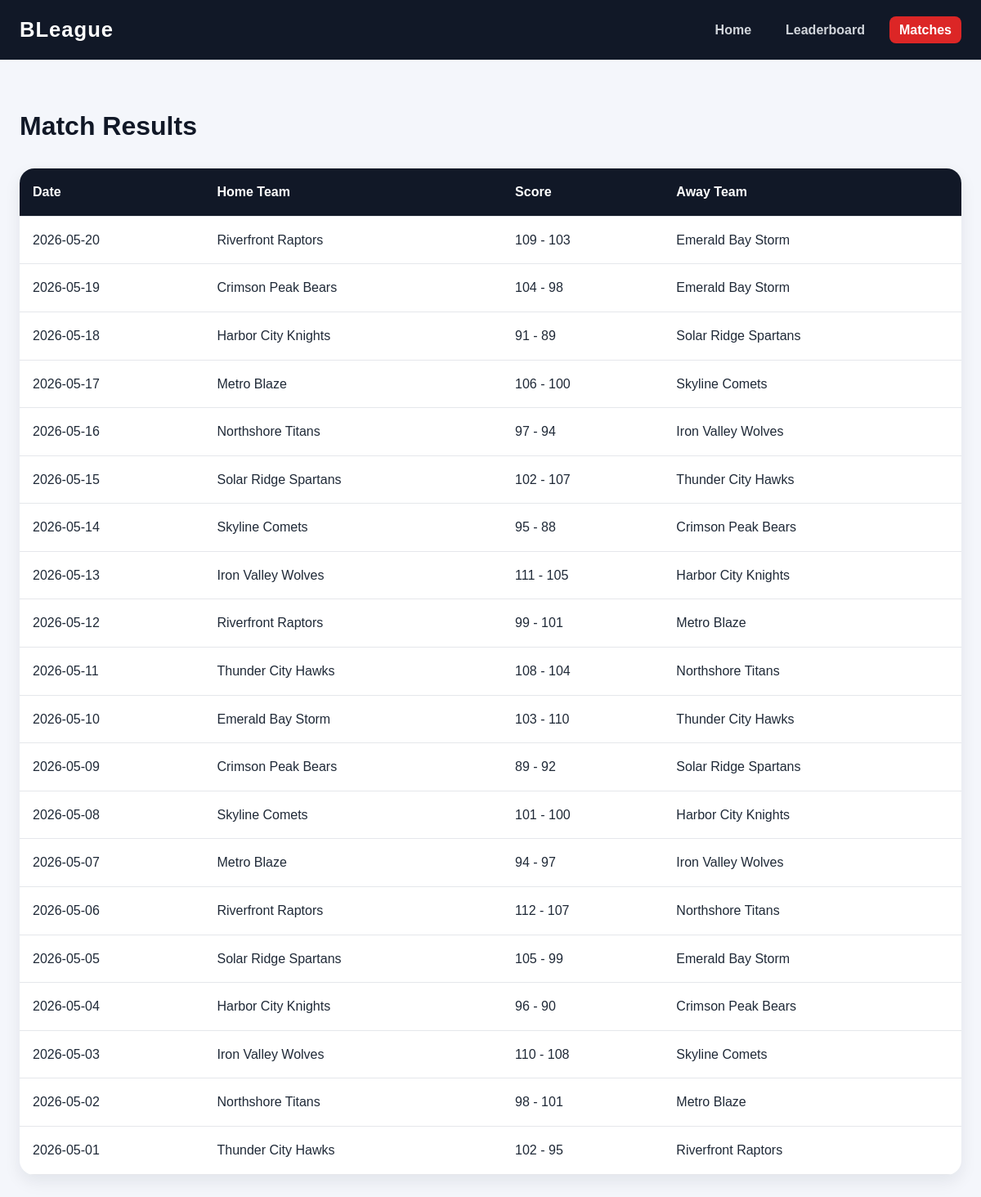
The app's page /matches.php with its own data.
### tables this page shows
CREATE TABLE Matches(
    MatchID INT AUTO_INCREMENT PRIMARY KEY,

    HomeTeamID INT NOT NULL,
    AwayTeamID INT NOT NULL,

    HomeScore INT DEFAULT 0,
    AwayScore INT DEFAULT 0,

    MatchDate DATE NOT NULL,

    CONSTRAINT chk_scores 
    CHECK (HomeScore >= 0 AND AwayScore >= 0),

    CONSTRAINT chk_different_teams 
    CHECK (HomeTeamID <> AwayTeamID),

    CONSTRAINT fk_home_team 
    FOREIGN KEY (HomeTeamID) REFERENCES Teams(TeamID)
    ON DELETE CASCADE,

    CONSTRAINT fk_away_team 
    FOREIGN KEY (AwayTeamID) REFERENCES Teams(TeamID)
    ON DELETE CASCADE
);

CREATE TABLE Teams(
    TeamID INT AUTO_INCREMENT PRIMARY KEY,
    TeamsName VARCHAR(100) NOT NULL UNIQUE,
    City VARCHAR(100) NOT NULL,
    CoachName VARCHAR(100),
    FoundedYear YEAR NOT NULL,

    CONSTRAINT chk_founded_year 
    CHECK (FoundedYear >= 2000)
);

### web/matches.php (the view, shortened to what this page needs)
<?php include "db.php"; ?>
<!DOCTYPE html>
<html>
<head>
    <link rel="stylesheet" href="style.css">
</head>
<body>
<header class="site-header">
    <nav class="navbar">
        <a class="logo" href="index.php">BLeague</a>
        <ul class="nav-links">
            <li><a href="index.php">Home</a></li>
            <li><a href="leaderboard.php">Leaderboard</a></li>
            <li><a class="active" href="matches.php">Matches</a></li>
        </ul>
    </nav>
</header>
<main>
<section class="section">
    <div class="section-heading">
        <h2>Match Results</h2>
    </div>
    <div class="table-wrapper">
        <table>
            <tr>
                <th>Date</th>
                <th>Home Team</th>
                <th>Score</th>
                <th>Away Team</th>
            </tr>
            <?php
            $sql = "
            SELECT
                m.MatchDate,
                home.TeamsName AS HomeTeam,
                away.TeamsName AS AwayTeam,
                m.HomeScore,
                m.AwayScore
            FROM Matches m
            JOIN Teams home ON m.HomeTeamID = home.TeamID
            JOIN Teams away ON m.AwayTeamID = away.TeamID
            ORDER BY m.MatchDate DESC
            ";
            $result = $conn->query($sql);
            while ($row = $result->fetch_assoc()) {
                echo "<tr>";
                echo "<td>" . $row['MatchDate'] . "</td>";
                echo "<td>" . $row['HomeTeam'] . "</td>";
                echo "<td>" . $row['HomeScore'] . " - " . $row['AwayScore'] . "</td>";
                echo "<td>" . $row['AwayTeam'] . "</td>";
                echo "</tr>";
            }
            ?>
        </table>
    </div>
</section>
</main>
</body>
</html>

### web/style.css (style rules this page uses)
* { box-sizing: border-box; margin: 0; padding: 0; }
body { font-family: Arial, Helvetica, sans-serif; background: #f4f6fb; color: #1f2937; line-height: 1.6; }
.site-header { background: #111827; position: sticky; top: 0; z-index: 10; }
.navbar { max-width: 1200px; margin: auto; padding: 16px 24px; display: flex; align-items: center; justify-content: space-between; }
.logo { color: #ffffff; font-size: 1.6rem; font-weight: 800; text-decoration: none; letter-spacing: 1px; }
.nav-links { list-style: none; display: flex; gap: 18px; }
.nav-links a { color: #d1d5db; text-decoration: none; font-weight: 600; padding: 8px 12px; border-radius: 8px; }
.nav-links a:hover, .nav-links a.active { background: #dc2626; color: #ffffff; }
.section { max-width: 1200px; margin: 0 auto; padding: 56px 24px; }
.section-heading { margin-bottom: 26px; }
.section-heading h2 { font-size: 2rem; color: #111827; }
.table-wrapper { overflow-x: auto; background: #ffffff; border-radius: 18px; box-shadow: 0 8px 20px rgba(17, 24, 39, 0.08); }
table { width: 100%; border-collapse: collapse; }
th, td { padding: 16px; text-align: left; border-bottom: 1px solid #e5e7eb; }
th { background: #111827; color: #ffffff; }

### records on screen
matches: MatchDate "2026-05-20", HomeTeamID.TeamsName "Riverfront Raptors", HomeScore "109", AwayScore "103", AwayTeamID.TeamsName "Emerald Bay Storm"
matches: MatchDate "2026-05-19", HomeTeamID.TeamsName "Crimson Peak Bears", HomeScore "104", AwayScore "98", AwayTeamID.TeamsName "Emerald Bay Storm"
matches: MatchDate "2026-05-18", HomeTeamID.TeamsName "Harbor City Knights", HomeScore "91", AwayScore "89", AwayTeamID.TeamsName "Solar Ridge Spartans"
matches: MatchDate "2026-05-17", HomeTeamID.TeamsName "Metro Blaze", HomeScore "106", AwayScore "100", AwayTeamID.TeamsName "Skyline Comets"
matches: MatchDate "2026-05-16", HomeTeamID.TeamsName "Northshore Titans", HomeScore "97", AwayScore "94", AwayTeamID.TeamsName "Iron Valley Wolves"
matches: MatchDate "2026-05-15", HomeTeamID.TeamsName "Solar Ridge Spartans", HomeScore "102", AwayScore "107", AwayTeamID.TeamsName "Thunder City Hawks"
matches: MatchDate "2026-05-14", HomeTeamID.TeamsName "Skyline Comets", HomeScore "95", AwayScore "88", AwayTeamID.TeamsName "Crimson Peak Bears"
matches: MatchDate "2026-05-13", HomeTeamID.TeamsName "Iron Valley Wolves", HomeScore "111", AwayScore "105", AwayTeamID.TeamsName "Harbor City Knights"
matches: MatchDate "2026-05-12", HomeTeamID.TeamsName "Riverfront Raptors", HomeScore "99", AwayScore "101", AwayTeamID.TeamsName "Metro Blaze"
matches: MatchDate "2026-05-11", HomeTeamID.TeamsName "Thunder City Hawks", HomeScore "108", AwayScore "104", AwayTeamID.TeamsName "Northshore Titans"
matches: MatchDate "2026-05-10", HomeTeamID.TeamsName "Emerald Bay Storm", HomeScore "103", AwayScore "110", AwayTeamID.TeamsName "Thunder City Hawks"
matches: MatchDate "2026-05-09", HomeTeamID.TeamsName "Crimson Peak Bears", HomeScore "89", AwayScore "92", AwayTeamID.TeamsName "Solar Ridge Spartans"
matches: MatchDate "2026-05-08", HomeTeamID.TeamsName "Skyline Comets", HomeScore "101", AwayScore "100", AwayTeamID.TeamsName "Harbor City Knights"
matches: MatchDate "2026-05-07", HomeTeamID.TeamsName "Metro Blaze", HomeScore "94", AwayScore "97", AwayTeamID.TeamsName "Iron Valley Wolves"
matches: MatchDate "2026-05-06", HomeTeamID.TeamsName "Riverfront Raptors", HomeScore "112", AwayScore "107", AwayTeamID.TeamsName "Northshore Titans"
matches: MatchDate "2026-05-05", HomeTeamID.TeamsName "Solar Ridge Spartans", HomeScore "105", AwayScore "99", AwayTeamID.TeamsName "Emerald Bay Storm"
matches: MatchDate "2026-05-04", HomeTeamID.TeamsName "Harbor City Knights", HomeScore "96", AwayScore "90", AwayTeamID.TeamsName "Crimson Peak Bears"
matches: MatchDate "2026-05-03", HomeTeamID.TeamsName "Iron Valley Wolves", HomeScore "110", AwayScore "108", AwayTeamID.TeamsName "Skyline Comets"
matches: MatchDate "2026-05-02", HomeTeamID.TeamsName "Northshore Titans", HomeScore "98", AwayScore "101", AwayTeamID.TeamsName "Metro Blaze"
matches: MatchDate "2026-05-01", HomeTeamID.TeamsName "Thunder City Hawks", HomeScore "102", AwayScore "95", AwayTeamID.TeamsName "Riverfront Raptors"
